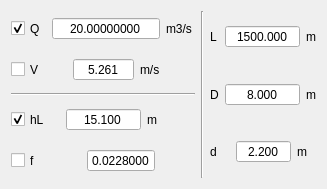
          <widget class="QWidget" name="tab_6">
           <attribute name="title">
            <string>Données</string>
           </attribute>
           <layout class="QHBoxLayout" name="horizontalLayout_35">
            <item>
             <layout class="QVBoxLayout" name="verticalLayout_12">
              <item>
               <layout class="QHBoxLayout" name="horizontalLayout_28">
                <item>
                 <widget class="QCheckBox" name="checkBox_Qce">
                  <property name="minimumSize">
                   <size>
                    <width>0</width>
                    <height>35</height>
                   </size>
                  </property>
                  <property name="text">
                   <string>Q</string>
                  </property>
                  <property name="checked">
                   <bool>true</bool>
                  </property>
                  <property name="autoExclusive">
                   <bool>true</bool>
                  </property>
                  <attribute name="buttonGroup">
                   <string notr="true">buttonGroup</string>
                  </attribute>
                 </widget>
                </item>
                <item>
                 <widget class="QDoubleSpinBox" name="lineEdit_QchemiEquili">
                  <property name="minimumSize">
                   <size>
                    <width>0</width>
                    <height>0</height>
                   </size>
                  </property>
                  <property name="maximumSize">
                   <size>
                    <width>16777215</width>
                    <height>16777215</height>
                   </size>
                  </property>
                  <property name="toolTip">
                   <string>Débit dans la conduite</string>
                  </property>
                  <property name="inputMethodHints">
                   <set>Qt::ImhFormattedNumbersOnly|Qt::ImhPreferNumbers</set>
                  </property>
                  <property name="alignment">
                   <set>Qt::AlignCenter</set>
                  </property>
                  <property name="buttonSymbols">
                   <enum>QAbstractSpinBox::NoButtons</enum>
                  </property>
                  <property name="keyboardTracking">
                   <bool>false</bool>
                  </property>
                  <property name="decimals">
                   <number>8</number>
                  </property>
                  <property name="minimum">
                   <double>0.000000000000000</double>
                  </property>
                  <property name="maximum">
                   <double>100000.000000000000000</double>
                  </property>
                  <property name="singleStep">
                   <double>0.000010000000000</double>
                  </property>
                  <property name="value">
                   <double>20.000000000000000</double>
                  </property>
                 </widget>
                </item>
                <item>
                 <widget class="QLabel" name="label_22">
                  <property name="maximumSize">
                   <size>
                    <width>16777215</width>
                    <height>16777215</height>
                   </size>
                  </property>
                  <property name="text">
                   <string>m3/s</string>
                  </property>
                 </widget>
                </item>
               </layout>
              </item>
              <item>
               <layout class="QHBoxLayout" name="horizontalLayout_29">
                <item>
                 <widget class="QCheckBox" name="checkBox_Vce">
                  <property name="minimumSize">
                   <size>
                    <width>0</width>
                    <height>35</height>
                   </size>
                  </property>
                  <property name="text">
                   <string>V</string>
                  </property>
                  <property name="checked">
                   <bool>false</bool>
                  </property>
                  <property name="autoExclusive">
                   <bool>true</bool>
                  </property>
                  <attribute name="buttonGroup">
                   <string notr="true">buttonGroup</string>
                  </attribute>
                 </widget>
                </item>
                <item>
                 <widget class="QDoubleSpinBox" name="lineEdit_VochemiEquili">
                  <property name="minimumSize">
                   <size>
                    <width>0</width>
                    <height>0</height>
                   </size>
                  </property>
                  <property name="toolTip">
                   <string>La vitesse intiale d'eau dans la conduite</string>
                  </property>
                  <property name="inputMethodHints">
                   <set>Qt::ImhFormattedNumbersOnly|Qt::ImhPreferNumbers</set>
                  </property>
                  <property name="alignment">
                   <set>Qt::AlignCenter</set>
                  </property>
                  <property name="buttonSymbols">
                   <enum>QAbstractSpinBox::NoButtons</enum>
                  </property>
                  <property name="keyboardTracking">
                   <bool>false</bool>
                  </property>
                  <property name="decimals">
                   <number>3</number>
                  </property>
                  <property name="minimum">
                   <double>0.000000000000000</double>
                  </property>
                  <property name="maximum">
                   <double>1000.000000000000000</double>
                  </property>
                  <property name="singleStep">
                   <double>0.000010000000000</double>
                  </property>
                  <property name="value">
                   <double>5.261000000000000</double>
                  </property>
                 </widget>
                </item>
                <item>
                 <widget class="QLabel" name="label_27">
                  <property name="maximumSize">
                   <size>
                    <width>16777215</width>
                    <height>16777215</height>
                   </size>
                  </property>
                  <property name="text">
                   <string>m/s</string>
                  </property>
                 </widget>
                </item>
               </layout>
              </item>
              <item>
               <widget class="Line" name="line">
                <property name="orientation">
                 <enum>Qt::Horizontal</enum>
                </property>
               </widget>
              </item>
              <item>
               <layout class="QHBoxLayout" name="horizontalLayout_30">
                <item>
                 <widget class="QCheckBox" name="checkBox_hLce">
                  <property name="minimumSize">
                   <size>
                    <width>0</width>
                    <height>35</height>
                   </size>
                  </property>
                  <property name="text">
                   <string>hL</string>
                  </property>
                  <property name="checked">
                   <bool>true</bool>
                  </property>
                  <property name="autoExclusive">
                   <bool>true</bool>
                  </property>
                  <attribute name="buttonGroup">
                   <string notr="true">buttonGroup_4</string>
                  </attribute>
                 </widget>
                </item>
                <item>
                 <widget class="QDoubleSpinBox" name="lineEdit_HLchemiEquili">
                  <property name="minimumSize">
                   <size>
                    <width>0</width>
                    <height>0</height>
                   </size>
                  </property>
                  <property name="toolTip">
                   <string>La hauteur d'eau initiale dans le cheminée d'équilibre</string>
                  </property>
                  <property name="inputMethodHints">
                   <set>Qt::ImhFormattedNumbersOnly|Qt::ImhPreferNumbers</set>
                  </property>
                  <property name="alignment">
                   <set>Qt::AlignCenter</set>
                  </property>
                  <property name="buttonSymbols">
                   <enum>QAbstractSpinBox::NoButtons</enum>
                  </property>
                  <property name="keyboardTracking">
                   <bool>false</bool>
                  </property>
                  <property name="decimals">
                   <number>3</number>
                  </property>
                  <property name="minimum">
                   <double>0.000000000000000</double>
                  </property>
                  <property name="maximum">
                   <double>100000.000000000000000</double>
                  </property>
                  <property name="singleStep">
                   <double>0.000010000000000</double>
                  </property>
                  <property name="value">
                   <double>15.100000000000000</double>
                  </property>
                 </widget>
                </item>
                <item>
                 <widget class="QLabel" name="label_26">
                  <property name="maximumSize">
                   <size>
                    <width>16777215</width>
                    <height>16777215</height>
                   </size>
                  </property>
                  <property name="text">
                   <string>m</string>
                  </property>
                 </widget>
                </item>
               </layout>
              </item>
              <item>
               <layout class="QHBoxLayout" name="horizontalLayout_31">
                <item>
                 <widget class="QCheckBox" name="checkBox_fce">
                  <property name="minimumSize">
                   <size>
                    <width>0</width>
                    <height>35</height>
                   </size>
                  </property>
                  <property name="text">
                   <string>f</string>
                  </property>
                  <property name="checked">
                   <bool>false</bool>
                  </property>
                  <property name="autoExclusive">
                   <bool>true</bool>
                  </property>
                  <attribute name="buttonGroup">
                   <string notr="true">buttonGroup_4</string>
                  </attribute>
                 </widget>
                </item>
                <item>
                 <spacer name="horizontalSpacer_3">
                  <property name="orientation">
                   <enum>Qt::Horizontal</enum>
                  </property>
                  <property name="sizeHint" stdset="0">
                   <size>
                    <width>40</width>
                    <height>20</height>
                   </size>
                  </property>
                 </spacer>
                </item>
                <item>
                 <widget class="QDoubleSpinBox" name="lineEdit_f_conduite">
                  <property name="minimumSize">
                   <size>
                    <width>0</width>
                    <height>0</height>
                   </size>
                  </property>
                  <property name="toolTip">
                   <string>Le coefficient de frottement de Darcy-Weisbach : Top=1/8.Lambda.rol.V.abs(V)</string>
                  </property>
                  <property name="inputMethodHints">
                   <set>Qt::ImhFormattedNumbersOnly|Qt::ImhPreferNumbers</set>
                  </property>
                  <property name="alignment">
                   <set>Qt::AlignCenter</set>
                  </property>
                  <property name="buttonSymbols">
                   <enum>QAbstractSpinBox::NoButtons</enum>
                  </property>
                  <property name="keyboardTracking">
                   <bool>false</bool>
                  </property>
                  <property name="decimals">
                   <number>7</number>
                  </property>
                  <property name="minimum">
                   <double>0.000000000000000</double>
                  </property>
                  <property name="maximum">
                   <double>1.000000000000000</double>
                  </property>
                  <property name="singleStep">
                   <double>0.000010000000000</double>
                  </property>
                  <property name="value">
                   <double>0.022800000000000</double>
                  </property>
                 </widget>
                </item>
                <item>
                 <spacer name="horizontalSpacer_2">
                  <property name="orientation">
                   <enum>Qt::Horizontal</enum>
                  </property>
                  <property name="sizeHint" stdset="0">
                   <size>
                    <width>40</width>
                    <height>20</height>
                   </size>
                  </property>
                 </spacer>
                </item>
               </layout>
              </item>
             </layout>
            </item>
            <item>
             <widget class="Line" name="line_2">
              <property name="orientation">
               <enum>Qt::Vertical</enum>
              </property>
             </widget>
            </item>
            <item>
             <layout class="QVBoxLayout" name="verticalLayout_14">
              <item>
               <layout class="QHBoxLayout" name="horizontalLayout_32">
                <item>
                 <widget class="QLabel" name="label_Lce">
                  <property name="text">
                   <string>L</string>
                  </property>
                  <property name="wordWrap">
                   <bool>true</bool>
                  </property>
                 </widget>
                </item>
                <item>
                 <widget class="QDoubleSpinBox" name="lineEdit_LchemiEquili">
                  <property name="minimumSize">
                   <size>
                    <width>0</width>
                    <height>0</height>
                   </size>
                  </property>
                  <property name="toolTip">
                   <string>La longueur de la conduite</string>
                  </property>
                  <property name="inputMethodHints">
                   <set>Qt::ImhFormattedNumbersOnly|Qt::ImhPreferNumbers</set>
                  </property>
                  <property name="alignment">
                   <set>Qt::AlignCenter</set>
                  </property>
                  <property name="buttonSymbols">
                   <enum>QAbstractSpinBox::NoButtons</enum>
                  </property>
                  <property name="keyboardTracking">
                   <bool>false</bool>
                  </property>
                  <property name="decimals">
                   <number>3</number>
                  </property>
                  <property name="minimum">
                   <double>0.000000000000000</double>
                  </property>
                  <property name="maximum">
                   <double>100000.000000000000000</double>
                  </property>
                  <property name="singleStep">
                   <double>0.000010000000000</double>
                  </property>
                  <property name="value">
                   <double>1500.000000000000000</double>
                  </property>
                 </widget>
                </item>
                <item>
                 <widget class="QLabel" name="label_23">
                  <property name="maximumSize">
                   <size>
                    <width>16777215</width>
                    <height>16777215</height>
                   </size>
                  </property>
                  <property name="text">
                   <string>m</string>
                  </property>
                 </widget>
                </item>
               </layout>
              </item>
              <item>
               <layout class="QHBoxLayout" name="horizontalLayout_33">
                <item>
                 <widget class="QLabel" name="label_Dce">
                  <property name="text">
                   <string>D</string>
                  </property>
                 </widget>
                </item>
                <item>
                 <widget class="QDoubleSpinBox" name="lineEdit_DchemiEquili">
                  <property name="minimumSize">
                   <size>
                    <width>0</width>
                    <height>0</height>
                   </size>
                  </property>
                  <property name="toolTip">
                   <string>Le diamètre du cheminée d'équilibre</string>
                  </property>
                  <property name="inputMethodHints">
                   <set>Qt::ImhFormattedNumbersOnly|Qt::ImhPreferNumbers</set>
                  </property>
                  <property name="alignment">
                   <set>Qt::AlignCenter</set>
                  </property>
                  <property name="buttonSymbols">
                   <enum>QAbstractSpinBox::NoButtons</enum>
                  </property>
                  <property name="keyboardTracking">
                   <bool>false</bool>
                  </property>
                  <property name="decimals">
                   <number>3</number>
                  </property>
                  <property name="minimum">
                   <double>0.000000000000000</double>
                  </property>
                  <property name="maximum">
                   <double>100000.000000000000000</double>
                  </property>
                  <property name="singleStep">
                   <double>0.000010000000000</double>
                  </property>
                  <property name="value">
                   <double>8.000000000000000</double>
                  </property>
                 </widget>
                </item>
                <item>
                 <widget class="QLabel" name="label_25">
                  <property name="maximumSize">
                   <size>
                    <width>16777215</width>
                    <height>16777215</height>
                   </size>
                  </property>
                  <property name="text">
                   <string>m</string>
                  </property>
                 </widget>
                </item>
               </layout>
              </item>
              <item>
               <layout class="QHBoxLayout" name="horizontalLayout_34">
                <item>
                 <widget class="QLabel" name="label_dce">
                  <property name="text">
                   <string>d</string>
                  </property>
                 </widget>
                </item>
                <item>
                 <widget class="QDoubleSpinBox" name="lineEdit_dconduite">
                  <property name="minimumSize">
                   <size>
                    <width>0</width>
                    <height>0</height>
                   </size>
                  </property>
                  <property name="maximumSize">
                   <size>
                    <width>16777215</width>
                    <height>16777215</height>
                   </size>
                  </property>
                  <property name="toolTip">
                   <string>Le diamètre de la conduite</string>
                  </property>
                  <property name="inputMethodHints">
                   <set>Qt::ImhFormattedNumbersOnly|Qt::ImhPreferNumbers</set>
                  </property>
                  <property name="alignment">
                   <set>Qt::AlignCenter</set>
                  </property>
                  <property name="buttonSymbols">
                   <enum>QAbstractSpinBox::NoButtons</enum>
                  </property>
                  <property name="keyboardTracking">
                   <bool>false</bool>
                  </property>
                  <property name="decimals">
                   <number>3</number>
                  </property>
                  <property name="minimum">
                   <double>0.000000000000000</double>
                  </property>
                  <property name="maximum">
                   <double>360.000000000000000</double>
                  </property>
                  <property name="singleStep">
                   <double>0.000010000000000</double>
                  </property>
                  <property name="value">
                   <double>2.200000000000000</double>
                  </property>
                 </widget>
                </item>
                <item>
                 <widget class="QLabel" name="label_24">
                  <property name="maximumSize">
                   <size>
                    <width>16777215</width>
                    <height>16777215</height>
                   </size>
                  </property>
                  <property name="text">
                   <string>m</string>
                  </property>
                 </widget>
                </item>
               </layout>
              </item>
             </layout>
            </item>
           </layout>
          </widget>
